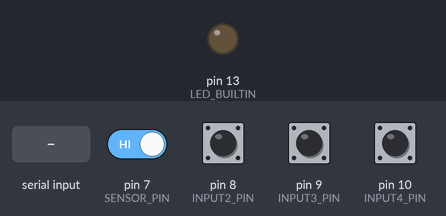
Bench run of a sketch on a simulated Arduino Mega 2560, built with avr-gcc and run on an emulated ATmega2560. On the bench: output pins drawn as LEDs (lit = HIGH). Inputs (shaded band) come from the test bench; at power-on: pin 7 (SENSOR_PIN), pin 8 (INPUT2_PIN), pin 9 (INPUT3_PIN), pin 10 (INPUT4_PIN) HIGH.

Above: at 1.2 s.
1.3 s: "1" received over Serial
At 2.7 s:
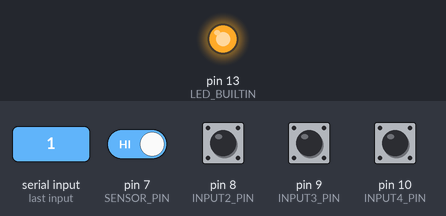
4.3 s: "0" received over Serial
At 5.2 s:
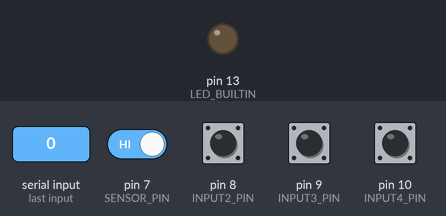
Timing chart, 0 to 7.3 s (numbered marks = the images above; inputs shaded):
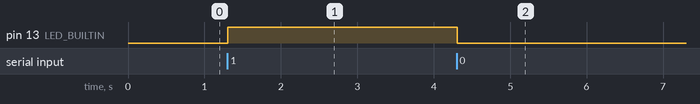

Measured:
- after the input at 1.3 s, pin 13 (LED_BUILTIN): LOW → HIGH at once
- after the input at 4.3 s, pin 13 (LED_BUILTIN): HIGH → LOW at once

The sketch:

scratch_bridge.ino
```cpp
// SCRATCH <-> ARDUINO MEGA
// UNIVERSAL WORKSHOP BRIDGE
// FARA JOYSTICK

const int SENSOR_PIN = 7;
const int INPUT2_PIN = 8;
const int INPUT3_PIN = 9;
const int INPUT4_PIN = 10;

int lastSensor;
int lastInput2;
int lastInput3;
int lastInput4;

void setup() {

  pinMode(LED_BUILTIN, OUTPUT);

  pinMode(SENSOR_PIN, INPUT_PULLUP);
  pinMode(INPUT2_PIN, INPUT_PULLUP);
  pinMode(INPUT3_PIN, INPUT_PULLUP);
  pinMode(INPUT4_PIN, INPUT_PULLUP);

  Serial.begin(9600);

  lastSensor = digitalRead(SENSOR_PIN);
  lastInput2 = digitalRead(INPUT2_PIN);
  lastInput3 = digitalRead(INPUT3_PIN);
  lastInput4 = digitalRead(INPUT4_PIN);
}

void loop() {

  // SCRATCH -> ARDUINO

  if (Serial.available() > 0) {

    char command = Serial.read();

    if (command == '1') {
      digitalWrite(LED_BUILTIN, HIGH);
    }

    else if (command == '0') {
      digitalWrite(LED_BUILTIN, LOW);
    }
  }

  // D7 -> SENSOR + INPUT1

  int sensor = digitalRead(SENSOR_PIN);

  if (sensor != lastSensor) {

    if (sensor == LOW) {
      Serial.println("SENSOR:1");
      Serial.println("INPUT1:1");
    }

    else {
      Serial.println("SENSOR:0");
      Serial.println("INPUT1:0");
    }

    lastSensor = sensor;
  }

  // D8 -> INPUT2

  int input2 = digitalRead(INPUT2_PIN);

  if (input2 != lastInput2) {

    Serial.println(
      input2 == LOW ? "INPUT2:1" : "INPUT2:0"
    );

    lastInput2 = input2;
  }

  // D9 -> INPUT3

  int input3 = digitalRead(INPUT3_PIN);

  if (input3 != lastInput3) {

    Serial.println(
      input3 == LOW ? "INPUT3:1" : "INPUT3:0"
    );

    lastInput3 = input3;
  }

  // D10 -> INPUT4

  int input4 = digitalRead(INPUT4_PIN);

  if (input4 != lastInput4) {

    Serial.println(
      input4 == LOW ? "INPUT4:1" : "INPUT4:0"
    );

    lastInput4 = input4;
  }

  delay(20);
}
```
